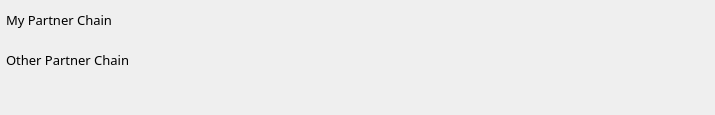
             <widget class="QWidget" name="scrollAreaWidgetContents_2">
              <property name="geometry">
               <rect>
                <x>0</x>
                <y>0</y>
                <width>715</width>
                <height>115</height>
               </rect>
              </property>
              <property name="minimumSize">
               <size>
                <width>0</width>
                <height>100</height>
               </size>
              </property>
              <widget class="QFrame" name="frame_9">
               <property name="geometry">
                <rect>
                 <x>0</x>
                 <y>0</y>
                 <width>688</width>
                 <height>40</height>
                </rect>
               </property>
               <property name="sizePolicy">
                <sizepolicy hsizetype="Preferred" vsizetype="Fixed">
                 <horstretch>0</horstretch>
                 <verstretch>0</verstretch>
                </sizepolicy>
               </property>
               <property name="minimumSize">
                <size>
                 <width>0</width>
                 <height>40</height>
                </size>
               </property>
               <property name="maximumSize">
                <size>
                 <width>16777215</width>
                 <height>40</height>
                </size>
               </property>
               <property name="frameShape">
                <enum>QFrame::NoFrame</enum>
               </property>
               <property name="frameShadow">
                <enum>QFrame::Raised</enum>
               </property>
               <layout class="QHBoxLayout" name="horizontalLayout_3">
                <property name="spacing">
                 <number>6</number>
                </property>
                <property name="leftMargin">
                 <number>6</number>
                </property>
                <property name="topMargin">
                 <number>0</number>
                </property>
                <property name="rightMargin">
                 <number>0</number>
                </property>
                <property name="bottomMargin">
                 <number>0</number>
                </property>
                <item>
                 <widget class="QLabel" name="label_10">
                  <property name="font">
                   <font>
                    <family>微软雅黑</family>
                    <pointsize>10</pointsize>
                   </font>
                  </property>
                  <property name="text">
                   <string>My Partner Chain</string>
                  </property>
                 </widget>
                </item>
                <item>
                 <widget class="partener_chain" name="myPartenerFrame">
                  <property name="sizePolicy">
                   <sizepolicy hsizetype="Expanding" vsizetype="Preferred">
                    <horstretch>0</horstretch>
                    <verstretch>0</verstretch>
                   </sizepolicy>
                  </property>
                  <property name="minimumSize">
                   <size>
                    <width>0</width>
                    <height>30</height>
                   </size>
                  </property>
                  <property name="maximumSize">
                   <size>
                    <width>16777215</width>
                    <height>30</height>
                   </size>
                  </property>
                  <property name="frameShape">
                   <enum>QFrame::NoFrame</enum>
                  </property>
                  <property name="frameShadow">
                   <enum>QFrame::Raised</enum>
                  </property>
                 </widget>
                </item>
                <item>
                 <widget class="QLabel" name="labelMyPartnerFlag">
                  <property name="sizePolicy">
                   <sizepolicy hsizetype="Fixed" vsizetype="Preferred">
                    <horstretch>0</horstretch>
                    <verstretch>0</verstretch>
                   </sizepolicy>
                  </property>
                  <property name="minimumSize">
                   <size>
                    <width>100</width>
                    <height>0</height>
                   </size>
                  </property>
                  <property name="font">
                   <font>
                    <family>微软雅黑</family>
                    <pointsize>10</pointsize>
                   </font>
                  </property>
                  <property name="text">
                   <string/>
                  </property>
                  <property name="alignment">
                   <set>Qt::AlignCenter</set>
                  </property>
                 </widget>
                </item>
                <item>
                 <widget class="QLabel" name="labelMyPartnerCount">
                  <property name="sizePolicy">
                   <sizepolicy hsizetype="Fixed" vsizetype="Preferred">
                    <horstretch>0</horstretch>
                    <verstretch>0</verstretch>
                   </sizepolicy>
                  </property>
                  <property name="minimumSize">
                   <size>
                    <width>100</width>
                    <height>0</height>
                   </size>
                  </property>
                  <property name="font">
                   <font>
                    <family>微软雅黑</family>
                    <pointsize>10</pointsize>
                   </font>
                  </property>
                  <property name="text">
                   <string/>
                  </property>
                  <property name="alignment">
                   <set>Qt::AlignCenter</set>
                  </property>
                 </widget>
                </item>
               </layout>
              </widget>
              <widget class="QFrame" name="frame_13">
               <property name="geometry">
                <rect>
                 <x>0</x>
                 <y>80</y>
                 <width>688</width>
                 <height>32</height>
                </rect>
               </property>
               <property name="sizePolicy">
                <sizepolicy hsizetype="Preferred" vsizetype="Fixed">
                 <horstretch>0</horstretch>
                 <verstretch>0</verstretch>
                </sizepolicy>
               </property>
               <property name="minimumSize">
                <size>
                 <width>0</width>
                 <height>32</height>
                </size>
               </property>
               <property name="frameShape">
                <enum>QFrame::NoFrame</enum>
               </property>
               <property name="frameShadow">
                <enum>QFrame::Raised</enum>
               </property>
               <widget class="partener_chain" name="otherPartnerFrame1">
                <property name="geometry">
                 <rect>
                  <x>135</x>
                  <y>0</y>
                  <width>341</width>
                  <height>31</height>
                 </rect>
                </property>
                <property name="frameShape">
                 <enum>QFrame::NoFrame</enum>
                </property>
                <property name="frameShadow">
                 <enum>QFrame::Raised</enum>
                </property>
               </widget>
               <widget class="QLabel" name="labelOtherPartnerFlag2">
                <property name="geometry">
                 <rect>
                  <x>482</x>
                  <y>0</y>
                  <width>100</width>
                  <height>31</height>
                 </rect>
                </property>
                <property name="minimumSize">
                 <size>
                  <width>100</width>
                  <height>0</height>
                 </size>
                </property>
                <property name="font">
                 <font>
                  <family>微软雅黑</family>
                  <pointsize>10</pointsize>
                 </font>
                </property>
                <property name="text">
                 <string/>
                </property>
                <property name="alignment">
                 <set>Qt::AlignCenter</set>
                </property>
               </widget>
               <widget class="QLabel" name="labelOtherPartnerCount2">
                <property name="geometry">
                 <rect>
                  <x>587</x>
                  <y>0</y>
                  <width>100</width>
                  <height>31</height>
                 </rect>
                </property>
                <property name="minimumSize">
                 <size>
                  <width>100</width>
                  <height>0</height>
                 </size>
                </property>
                <property name="font">
                 <font>
                  <family>微软雅黑</family>
                  <pointsize>10</pointsize>
                 </font>
                </property>
                <property name="text">
                 <string/>
                </property>
                <property name="alignment">
                 <set>Qt::AlignCenter</set>
                </property>
               </widget>
              </widget>
              <widget class="QFrame" name="frame_11">
               <property name="geometry">
                <rect>
                 <x>0</x>
                 <y>40</y>
                 <width>688</width>
                 <height>40</height>
                </rect>
               </property>
               <property name="sizePolicy">
                <sizepolicy hsizetype="Preferred" vsizetype="Fixed">
                 <horstretch>0</horstretch>
                 <verstretch>0</verstretch>
                </sizepolicy>
               </property>
               <property name="minimumSize">
                <size>
                 <width>0</width>
                 <height>40</height>
                </size>
               </property>
               <property name="maximumSize">
                <size>
                 <width>16777215</width>
                 <height>40</height>
                </size>
               </property>
               <property name="frameShape">
                <enum>QFrame::NoFrame</enum>
               </property>
               <property name="frameShadow">
                <enum>QFrame::Raised</enum>
               </property>
               <layout class="QHBoxLayout" name="horizontalLayout_5">
                <property name="spacing">
                 <number>6</number>
                </property>
                <property name="leftMargin">
                 <number>6</number>
                </property>
                <property name="topMargin">
                 <number>0</number>
                </property>
                <property name="rightMargin">
                 <number>0</number>
                </property>
                <property name="bottomMargin">
                 <number>0</number>
                </property>
                <item>
                 <widget class="QLabel" name="label_16">
                  <property name="font">
                   <font>
                    <family>微软雅黑</family>
                    <pointsize>10</pointsize>
                   </font>
                  </property>
                  <property name="text">
                   <string>Other Partner Chain</string>
                  </property>
                 </widget>
                </item>
                <item>
                 <widget class="partener_chain" name="otherPartnerFrame0">
                  <property name="sizePolicy">
                   <sizepolicy hsizetype="Expanding" vsizetype="Preferred">
                    <horstretch>0</horstretch>
                    <verstretch>0</verstretch>
                   </sizepolicy>
                  </property>
                  <property name="minimumSize">
                   <size>
                    <width>0</width>
                    <height>30</height>
                   </size>
                  </property>
                  <property name="maximumSize">
                   <size>
                    <width>16777215</width>
                    <height>30</height>
                   </size>
                  </property>
                  <property name="frameShape">
                   <enum>QFrame::NoFrame</enum>
                  </property>
                  <property name="frameShadow">
                   <enum>QFrame::Raised</enum>
                  </property>
                 </widget>
                </item>
                <item>
                 <widget class="QLabel" name="labelOtherPartnerFlag1">
                  <property name="minimumSize">
                   <size>
                    <width>100</width>
                    <height>0</height>
                   </size>
                  </property>
                  <property name="font">
                   <font>
                    <family>微软雅黑</family>
                    <pointsize>10</pointsize>
                   </font>
                  </property>
                  <property name="text">
                   <string/>
                  </property>
                  <property name="alignment">
                   <set>Qt::AlignCenter</set>
                  </property>
                 </widget>
                </item>
                <item>
                 <widget class="QLabel" name="labelOtherPartnerCount1">
                  <property name="minimumSize">
                   <size>
                    <width>100</width>
                    <height>0</height>
                   </size>
                  </property>
                  <property name="font">
                   <font>
                    <family>微软雅黑</family>
                    <pointsize>10</pointsize>
                   </font>
                  </property>
                  <property name="text">
                   <string/>
                  </property>
                  <property name="alignment">
                   <set>Qt::AlignCenter</set>
                  </property>
                 </widget>
                </item>
               </layout>
              </widget>
             </widget>
